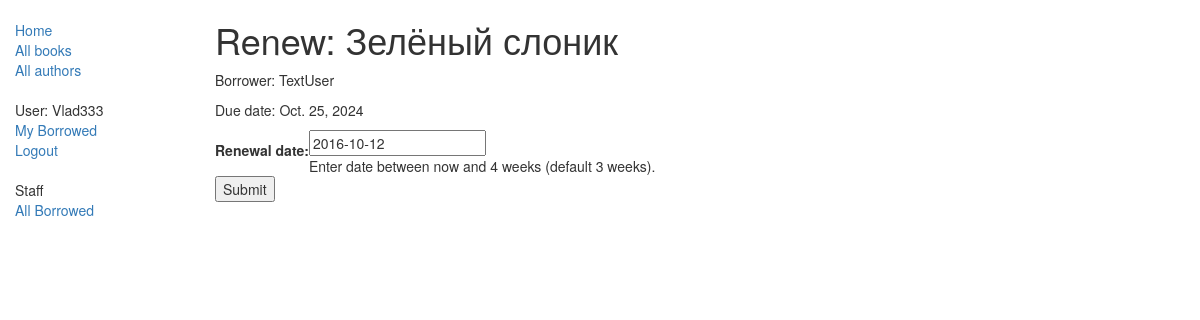
/catalog/book/61f9242e-ff14-4649-8f38-34c622f448f0/renew/ (signed in), run on an earlier commit of the app's database.
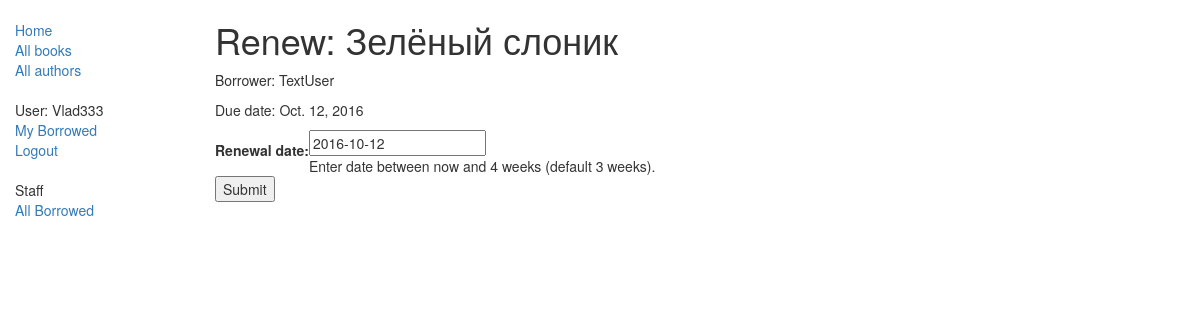
And on a later commit of the database.
### catalog/models.py (models this page shows, shortened)
class BookInstance(models.Model):
    id = models.UUIDField(primary_key=True, default=uuid.uuid4, help_text="Unique ID for this particular book across whole library")
    book = models.ForeignKey('Book', on_delete=models.SET_NULL, null=True)
    imprint = models.CharField(max_length=200)
    due_back = models.DateField(null=True, blank=True)
    borrower = models.ForeignKey(User, on_delete=models.SET_NULL, null=True, blank=True)
    LOAN_STATUS = (
        ('m', 'Maintenance'),
        ('o', 'On loan'),
        ('a', 'Available'),
        ('r', 'Reserved'),
    )
    status = models.CharField(max_length=1, choices=LOAN_STATUS, blank=True, default='m', help_text='Book availability')
    class Meta:
        ordering = ["due_back"]
        permissions = (("can_mark_returned", "Set book as returned"),)

class Book(models.Model):
    title = models.CharField(max_length=200)
    author = models.ForeignKey('Author', on_delete=models.SET_NULL, null=True)
    summary = models.TextField(max_length=1000, help_text="Enter a brief description of the book")
    isbn = models.CharField('ISBN', max_length=13, help_text='13 Character < a href = "https://www.isbn-international.org/content/what-isbn">ISBN number</a>')
    genre = models.ManyToManyField(Genre, help_text="Select a genre for this book")
    def display_genre(self):
        return ', '.join([genre.name for genre in self.genre.all() [:3]])
    display_genre.short_description = 'Genre'

### catalog/views.py (the view)
# urls.py: url(r'^book/(?P<pk>[-\w]+)/renew/$', views.renew_book_librarian, name='renew-book-librarian'),
@permission_required('catalog.can_mark_returned')
def renew_book_librarian(request, pk):
    book_inst = get_object_or_404(BookInstance, pk=pk)
    if request.method == 'POST':
        form = RenewBookForm(request.POST)
        if form.is_valid():
            book_inst.due_back = form.cleaned_data['renewal_date']
            book_inst.save()
            return HttpResponseRedirect(reverse('all-borrowed') )
    else:
        proposed_renewal_date = datetime.date.today() + datetime.timedelta(weeks=3)
        form = RenewBookForm(initial={'renewal_date': proposed_renewal_date,})
    return render(request, 'catalog/book_renew_librarian.html', {'form': form, 'bookinst':book_inst})

### catalog/forms.py (shortened to what this page needs)
class RenewBookForm(forms.Form):
    renewal_date = forms.DateField(help_text="Enter a date between now and 4 weeks (default 3).")

### catalog/templates/catalog/book_renew_librarian.html (shortened to what this page needs)
{% extends "base_generic.html" %}
{% block content %}
    <h1>Renew: {{bookinst.book.title}}</h1>
    <p>Borrower: {{bookinst.borrower}}</p>
    <p{% if bookinst.is_overdue %} class="text-danger"{% endif %}>Due date: {{bookinst.due_back}}</p>
    <form action="" method="post">
        <table>
            <tr>
                <th><label for="id_renewal_date">Renewal date:</label></th>
                <td>
                    <input id="id_renewal_date" name="renewal_date" type="text" value="2016-10-12" required /><br/>
                    <span class="helptext">Enter date between now and 4 weeks (default 3 weeks).</span>
                </td>
            </tr>
        </table>
        <input type="submit" value="Submit" />
    </form>
{% endblock %}

What changed in the data, as far as the page shows it:
changed BookInstance "Зелёный слоник": due_back "Oct. 25, 2024" → "Oct. 12, 2016"
